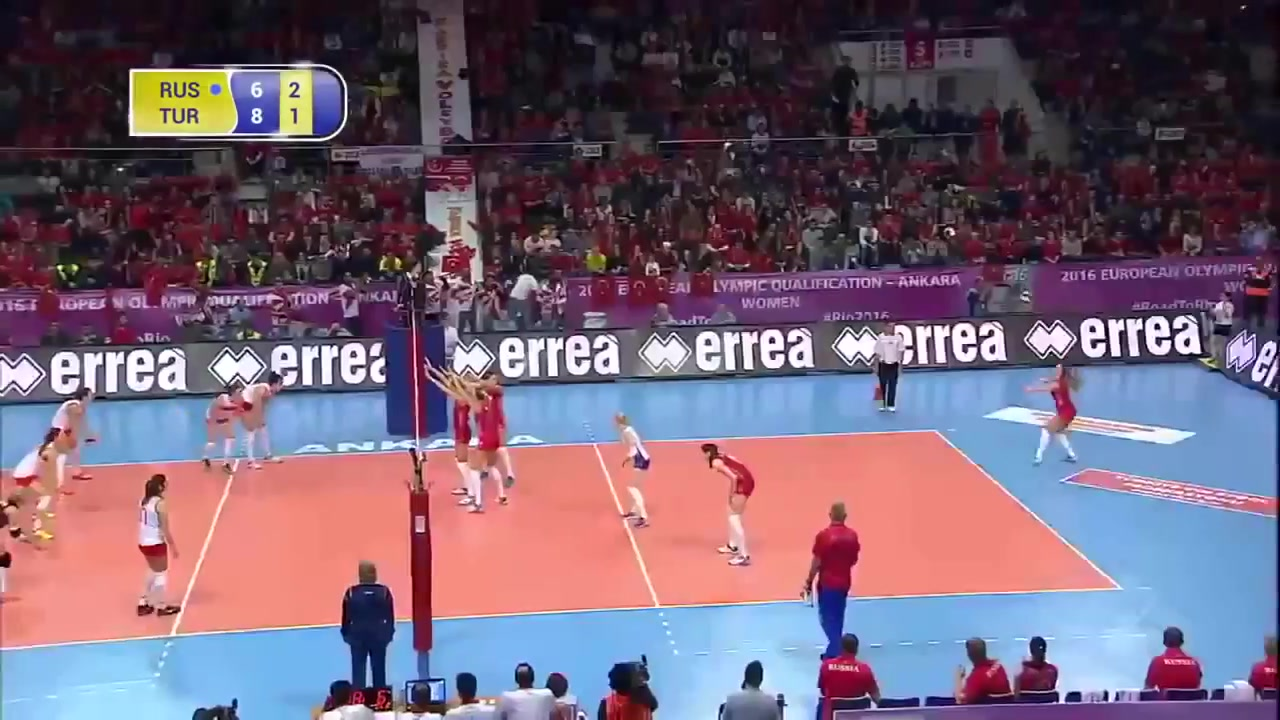
#> input picture VideoMAEv2/tracking_dataset/volleyball/img1/000003.jpg, 1280 x 720 px; its folder holds 3 pictures in this run
$ python plot.py
#> lines starting #> are read from the running program, lines starting #| are printed output that depends on the picture; after the words box and inside, x2 and y2 are one past the last pixel; in counts of white or black regions, pixels touching at a corner belong together
import glob  # To find image files
import os

import cv2
import numpy as np
import pandas as pd

label_names = {
    0: "dancing ballet",
    1: "breakdancing",
    2: "salsa dancing",
    3: "swing dancing",
    4: "zumba",
    # 5: "playing badminton",
    # 6: "playing basketball",
    # 7: "playing ice hockey",
    # 8: "playing tennis",
    # 9: "playing volleyball",
    5: "badminton",
    6: "basketball",
    7: "ice hockey",
    8: "tennis",
    9: "volleyball",
}


def plot_tracker_output_on_images(
    images_folder,
    tracker_results_path,
    label_file,
    output_video_path,
    frame_rate=30,  # Desired frame rate for the output video
    start_frame_id=1,  # The starting frame ID in your tracker results and image names
    max_frames=None,  # Set to an integer to process only the first N frames
):
    """
    Overlays tracking results (bounding boxes and IDs) onto a sequence of images
    and then compiles them into a video.

    Args:
        images_folder (str): Path to the folder containing frame_id.jpg images.
        tracker_results_path (str): Path to the tracker's output .txt file.
        output_video_path (str): Path to save the new video with overlays.
        frame_rate (int): Frame rate for the output video.
        start_frame_id (int): The starting frame ID (e.g., 1 if frame_000001.jpg).
        max_frames (int, optional): Maximum number of frames to process. Defaults to None (all frames).
    """
#> called with images_folder = './tracking_dataset/volleyball/img1', tracker_results_path = './tracking_dataset/volleyball.txt', label_file = './tracking_dataset/volleyball.csv', frame_rate = 30, start_frame_id = 1

    # 1. Load Tracker Data
    try:
        # Assuming MOTChallenge format: frame_id, object_id, x, y, width, height, ...
        tracker_data = pd.read_csv(
            tracker_results_path,
            header=None,
            sep=",",
            index_col=False,
            names=[
                "frame",
                "id",
                "bb_left",
                "bb_top",
                "bb_width",
                "bb_height",
                "conf",
                "x",
                "y",
                "z",
            ],
        )
#> (reads VideoMAEv2/tracking_dataset/volleyball.txt from the repository)
        print(
            f"Loaded tracker data from: {tracker_results_path} (Shape: {tracker_data.shape})"
        )
    except Exception as e:
        print(f"Error loading tracker data from {tracker_results_path}: {e}")
        return

    # Filter out low-confidence detections if 'conf' column is used
    tracker_data = tracker_data[tracker_data["conf"] >= 0.0]

    # 2. Get list of image files and sort them numerically
    # Assumes image names are like '000001.jpg', '000002.jpg', etc.
    image_files = sorted(glob.glob(os.path.join(images_folder, "*.jpg")))
    if not image_files:
        print(f"Error: No .jpg images found in {images_folder}")
        return

    # Determine dimensions from the first image to set up VideoWriter
    first_frame = cv2.imread(image_files[0])
#> first_frame is the input picture: shape (720, 1280, 3); mean B, G, R 115.6, 97.5, 116.8
    if first_frame is None:
        print(f"Error: Could not read the first image {image_files[0]}")
        return
    height, width, _ = first_frame.shape
#> height = 720; width = 1280
    print(f"Detected image dimensions: {width}x{height}")
#| Detected image dimensions: 1280x720

    # Prepare VideoWriter for output
    fourcc = cv2.VideoWriter_fourcc(*"mp4v")  # Codec for .mp4 files
    out = cv2.VideoWriter(output_video_path, fourcc, frame_rate, (width, height))
    if not out.isOpened():
        print(f"Error: Could not create output video {output_video_path}")
        return

    # Generate unique colors for each ID
    id_colors = {}
    rng = np.random.default_rng(seed=42)  # For consistent colors

    def get_color(label):
        if label not in id_colors:
            id_colors[label] = tuple(
                rng.integers(0, 256, size=3).tolist()
            )  # BGR format
        return id_colors[label]

    label_df = pd.read_csv(label_file)
#> (reads VideoMAEv2/tracking_dataset/volleyball.csv from the repository)

    # Loop through each image file
    processed_frame_count = 0
    for i, image_file in enumerate(image_files):
        # Determine the current frame_id from the filename
        # Assuming filename is like '000001.jpg' where '000001' is the frame ID.
        # Adjust parsing if your filenames are different (e.g., 'frame_000001.jpg')
        try:
            # Example for '000001.jpg' or 'v_id_c_000001.jpg'
            # Extracts '000001'
            frame_id_str = os.path.splitext(os.path.basename(image_file))[0]
            # Handle cases like 'v_-6Os86HzwCs_c009_000001' if your image filenames include video name
            if (
                "_" in frame_id_str and frame_id_str.count("_") > 1
            ):  # e.g., v_-6Os86HzwCs_c009_000001
                current_frame_id_val = int(frame_id_str.split("_")[-1])
            else:  # e.g., 000001
                current_frame_id_val = int(frame_id_str)
            # Adjust to match the frame numbering in your tracker file (usually 1-indexed)
            # If your tracker file's frame IDs directly match the number extracted above,
            # then current_frame_id_for_lookup = current_frame_id_val
            # If your tracker file is 1-indexed and images start from a different index, adjust.
            # Most common: tracker file is 1-indexed, and image names are 1-indexed from '000001.jpg'
            current_frame_id_for_lookup = current_frame_id_val

        except ValueError:
            print(
                f"Warning: Could not parse frame ID from filename: {image_file}. Skipping."
            )
            continue

        if max_frames is not None and processed_frame_count >= max_frames:
            print(f"Reached max_frames limit ({max_frames}). Stopping.")
            break

        frame = cv2.imread(image_file)
        if frame is None:
            print(f"Warning: Could not read image {image_file}. Skipping.")
            continue

        # Get detections for the current frame ID from the tracker data
        current_frame_detections = tracker_data[
            tracker_data["frame"] == current_frame_id_for_lookup
        ].copy()

        for _, row in current_frame_detections.iterrows():
            obj_id = int(row["id"])
            x1 = int(row["bb_left"])
            y1 = int(row["bb_top"])
            w = int(row["bb_width"])
            h = int(row["bb_height"])
            # label = label_df[label_df["video_object"] == obj_id]["predict"].values[0]
            x2 = x1 + w
            y2 = y1 + h

            # Clamp coordinates to frame boundaries
            x1 = max(0, x1)
            y1 = max(0, y1)
            x2 = min(width - 1, x2)
            y2 = min(height - 1, y2)

            # color = get_color(label)
            color = get_color(obj_id)
            text_color = (255, 255, 255)  # White text

            # Draw bounding box
            cv2.rectangle(frame, (x1, y1), (x2, y2), color, 2)

            # Draw ID text background
            # text = f"ID: {obj_id}, {label_names[label]}"
            text = f"ID: {obj_id}"
            (text_width, text_height), baseline = cv2.getTextSize(
                text, cv2.FONT_HERSHEY_SIMPLEX, 0.7, 2
            )
            text_x = x1
            text_y = y1 - 10 if y1 - 10 > text_height + 5 else y1 + text_height + 5
            text_y = max(text_height, text_y)
            text_y = min(height - 5, text_y)

            cv2.rectangle(
                frame,
                (text_x, text_y - text_height - 5),
                (text_x + text_width, text_y + 5),
                color,
                -1,
            )
            cv2.putText(
                frame,
                text,
                (text_x, text_y),
                cv2.FONT_HERSHEY_SIMPLEX,
                0.7,
                text_color,
                2,
            )
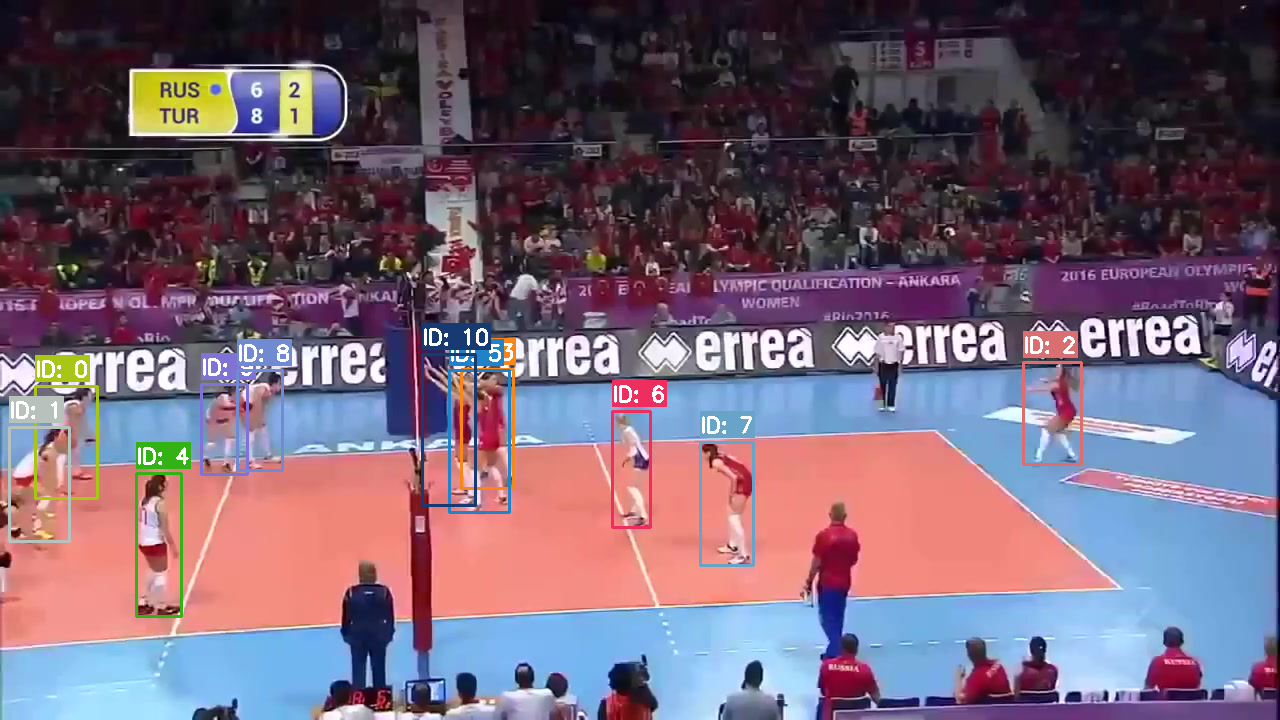
#> frame: shape (720, 1280, 3); 2.78% of pixels changed, all inside (x1, y1, x2, y2) = (8, 323, 1083, 618)

        out.write(frame)
        processed_frame_count += 1

        if processed_frame_count % 100 == 0:
            print(f"Processed {processed_frame_count} frames from images.")
#> pass 2 of the loop in plot_tracker_output_on_images, `for i, image_file in enumerate(image_files):`:
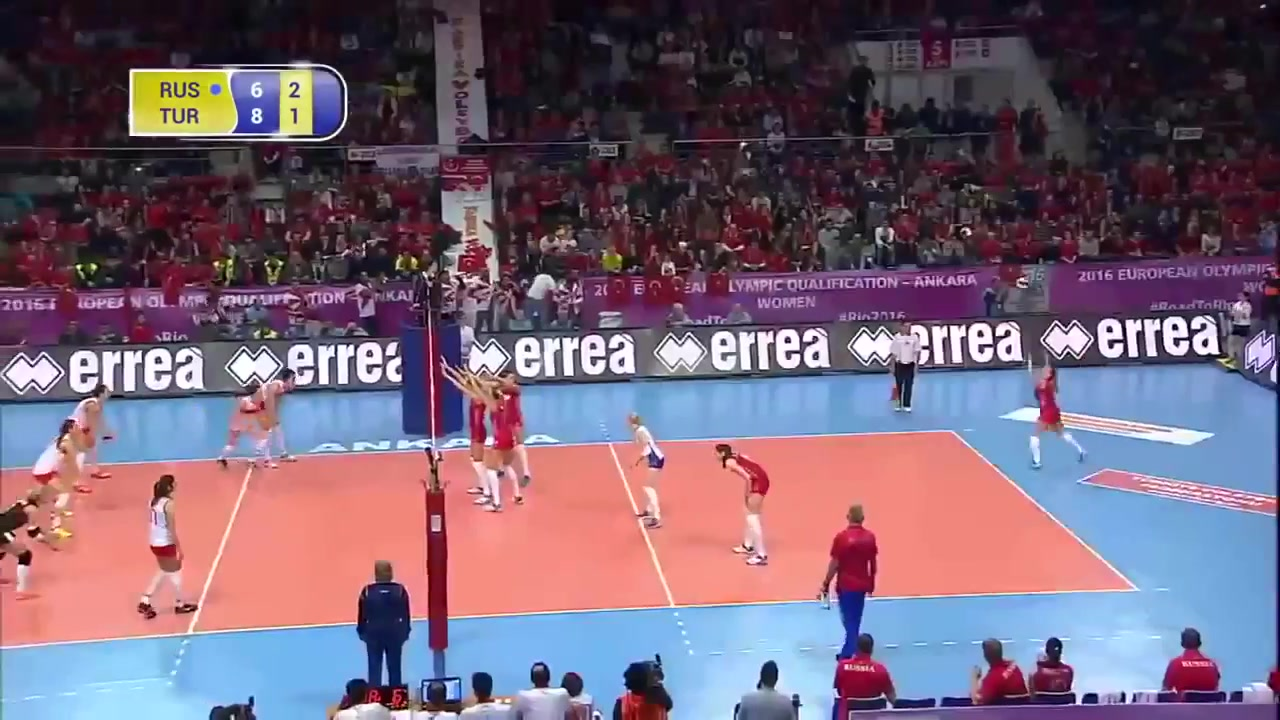
#> input picture VideoMAEv2/tracking_dataset/volleyball/img1/000007.jpg, 1280 x 720 px
#> in plot_tracker_output_on_images, frame is the input picture: shape (720, 1280, 3); mean B, G, R 116, 98, 117.5
#> the loop in plot_tracker_output_on_images, `for _, row in current_frame_detections.iterrows():` made 12 passes
#> (text_width, text_y) on passes 1 to 8: (54, 340), (54, 463), (54, 408), (54, 359), (54, 373), (54, 432), (54, 373), (54, 358)
#> after the loop in plot_tracker_output_on_images, `for _, row in current_frame_detections.iterrows():`:
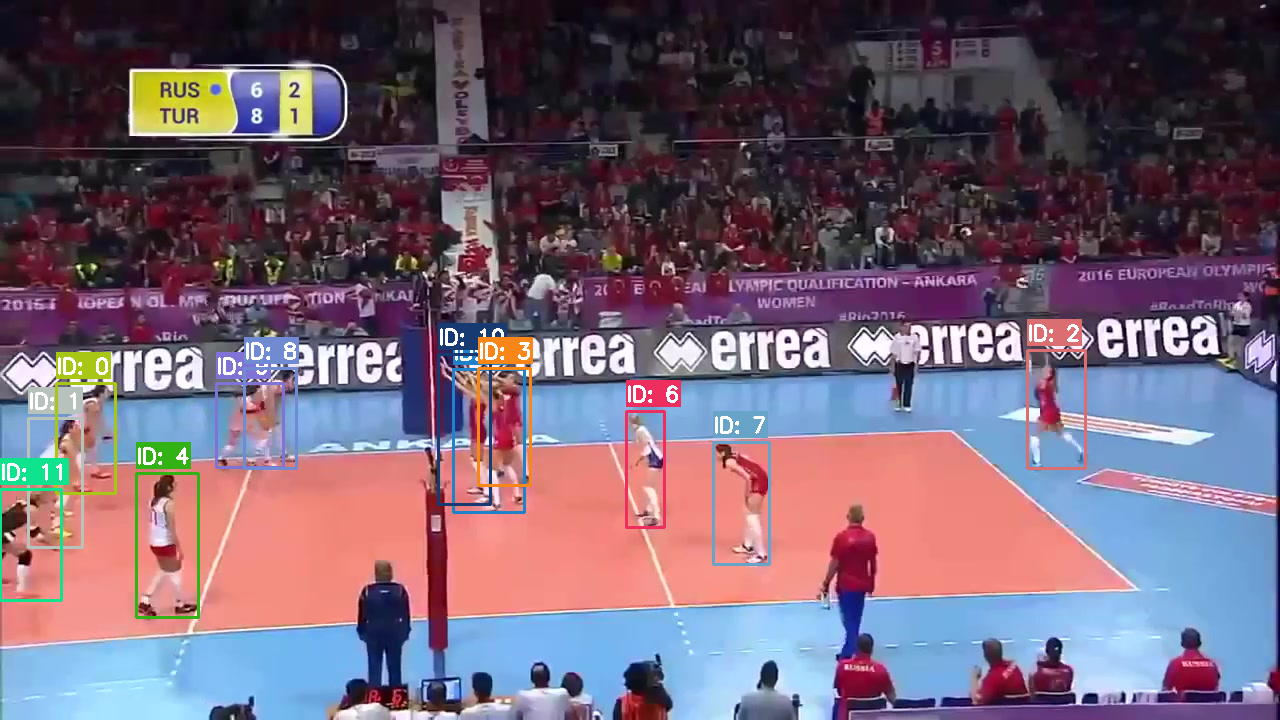
#> frame: shape (720, 1280, 3); 3.1% of pixels changed, all inside (x1, y1, x2, y2) = (0, 319, 1087, 619)
#> pass 3 of the loop in plot_tracker_output_on_images, `for i, image_file in enumerate(image_files):`:
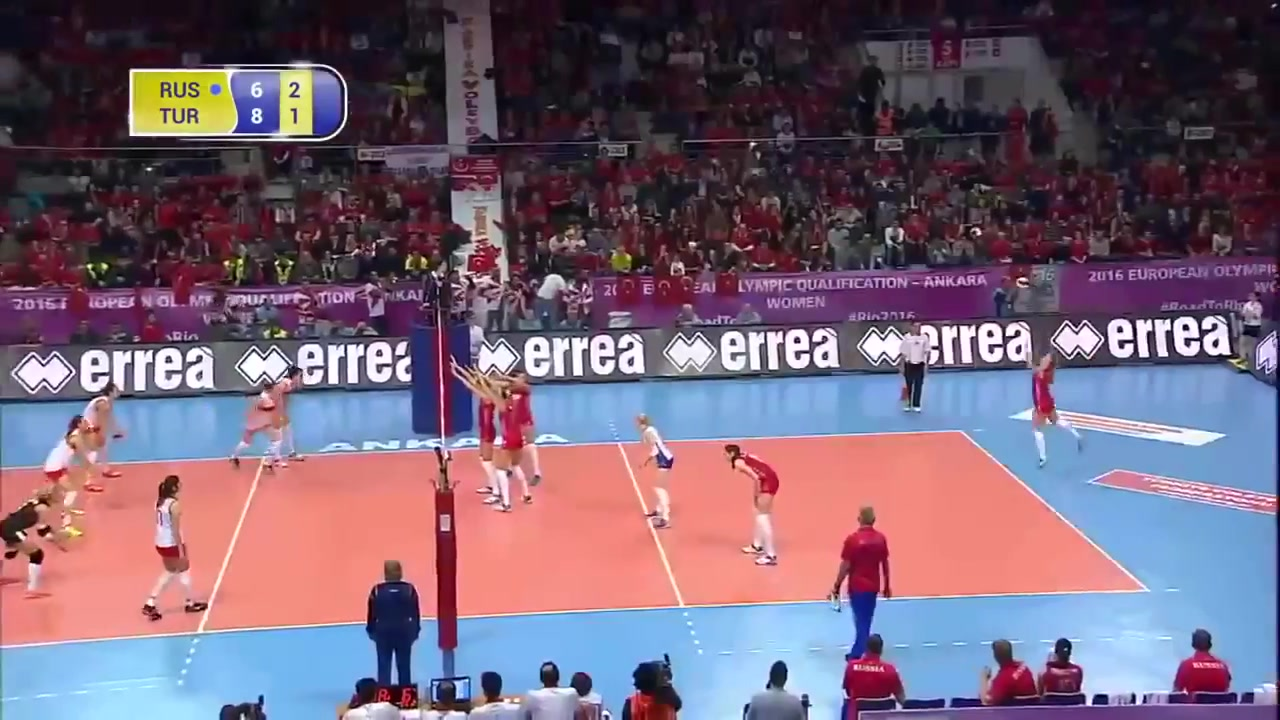
#> input picture VideoMAEv2/tracking_dataset/volleyball/img1/000009.jpg, 1280 x 720 px
#> in plot_tracker_output_on_images, frame is the input picture: shape (720, 1280, 3); mean B, G, R 116.5, 98.3, 118.2
#> the loop in plot_tracker_output_on_images, `for _, row in current_frame_detections.iterrows():` made 12 passes
#> (text_width, text_y) on passes 1 to 8: (54, 338), (54, 464), (54, 403), (54, 353), (68, 343), (54, 433), (54, 371), (54, 364)
#> after the loop in plot_tracker_output_on_images, `for _, row in current_frame_detections.iterrows():`:
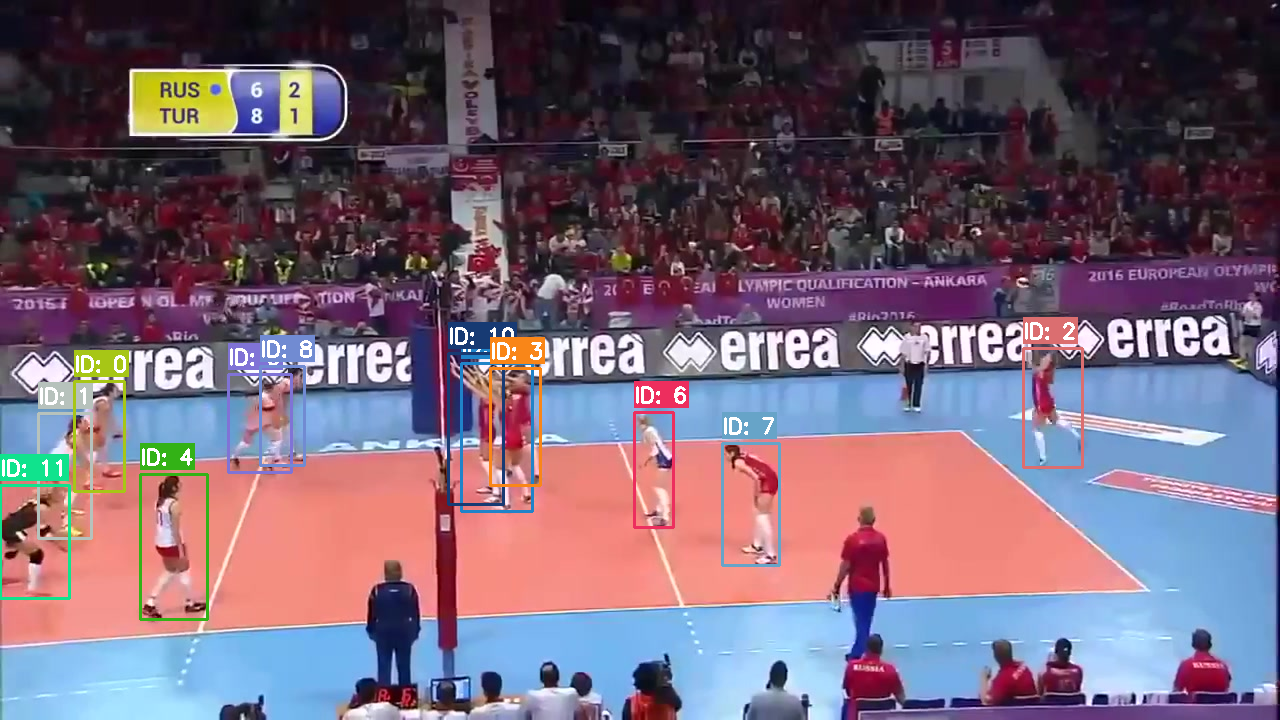
#> frame: shape (720, 1280, 3); 3.11% of pixels changed, all inside (x1, y1, x2, y2) = (0, 317, 1084, 621)

    print(f"Finished processing. Output video saved to: {output_video_path}")

    out.release()
    cv2.destroyAllWindows()


# --- Example Usage ---
if __name__ == "__main__":
    # --- Configuration ---
    # Adjust these paths to your specific setup for SportMOT and MOTIP
    SPORTMOT_ROOT = "./datasets/DanceTrack"  # Root directory of your SportMOT dataset
    TRACKER_OUTPUT_ROOT = "outputs/r50_deformable_detr_motip_dancetrack/evaluate/default/DanceTrack/val/r50_deformable_detr_motip_dancetrack/tracker"

    # Example: Plotting a sequence from the validation set
    TARGET_SEQUENCE_NAME = "dancetrack0034"  # This is the video ID. Images might be in a folder named this.
    TARGET_SPLIT = "val"  # Or 'train', 'test' - depends on where this sequence is.

    # Paths to the folder containing images for this specific sequence
    # This path is crucial. It must point to the directory holding your .jpg images.
    # Example: SportMOT's "images" folder structure is usually like:
    # SportsMOT/train_val_test_split/images/SPLIT/SEQUENCE_NAME/*.jpg
    input_images_folder = os.path.join(
        SPORTMOT_ROOT, TARGET_SPLIT, TARGET_SEQUENCE_NAME, "img1"
    )

    # Path to the tracker's output .txt file for this sequence
    tracker_txt_file = os.path.join(TRACKER_OUTPUT_ROOT, f"{TARGET_SEQUENCE_NAME}.txt")

    # Output path for the new video
    output_video_dir = "./output_videos_from_images"
    os.makedirs(output_video_dir, exist_ok=True)
    output_video_file = os.path.join(
        output_video_dir, f"{TARGET_SEQUENCE_NAME}_MOTIP_tracked.mp4"
    )
    input_images_folder = "./tracking_dataset/volleyball/img1"
    tracker_txt_file = "./tracking_dataset/volleyball.txt"
    label_file = "./tracking_dataset/volleyball.csv"
    output_video_file = "./tracking_dataset/volleyball/volleyball_MOTIP_tracked.mp4"

    print(f"Attempting to plot images for sequence: {TARGET_SEQUENCE_NAME}")
    print(f"Input Images Folder: {input_images_folder}")
    print(f"Tracker Output: {tracker_txt_file}")
    print(f"Output Video: {output_video_file}")

    # Run the plotting function
    plot_tracker_output_on_images(
        images_folder=input_images_folder,
        tracker_results_path=tracker_txt_file,
        label_file=label_file,
        output_video_path=output_video_file,
        frame_rate=30,  # Standard for MOT. Adjust if your dataset is different.
        start_frame_id=1,  # Most datasets start frame IDs at 1. Verify your image filenames.
        # max_frames=500 # Uncomment to process only first 500 frames for testing
    )
